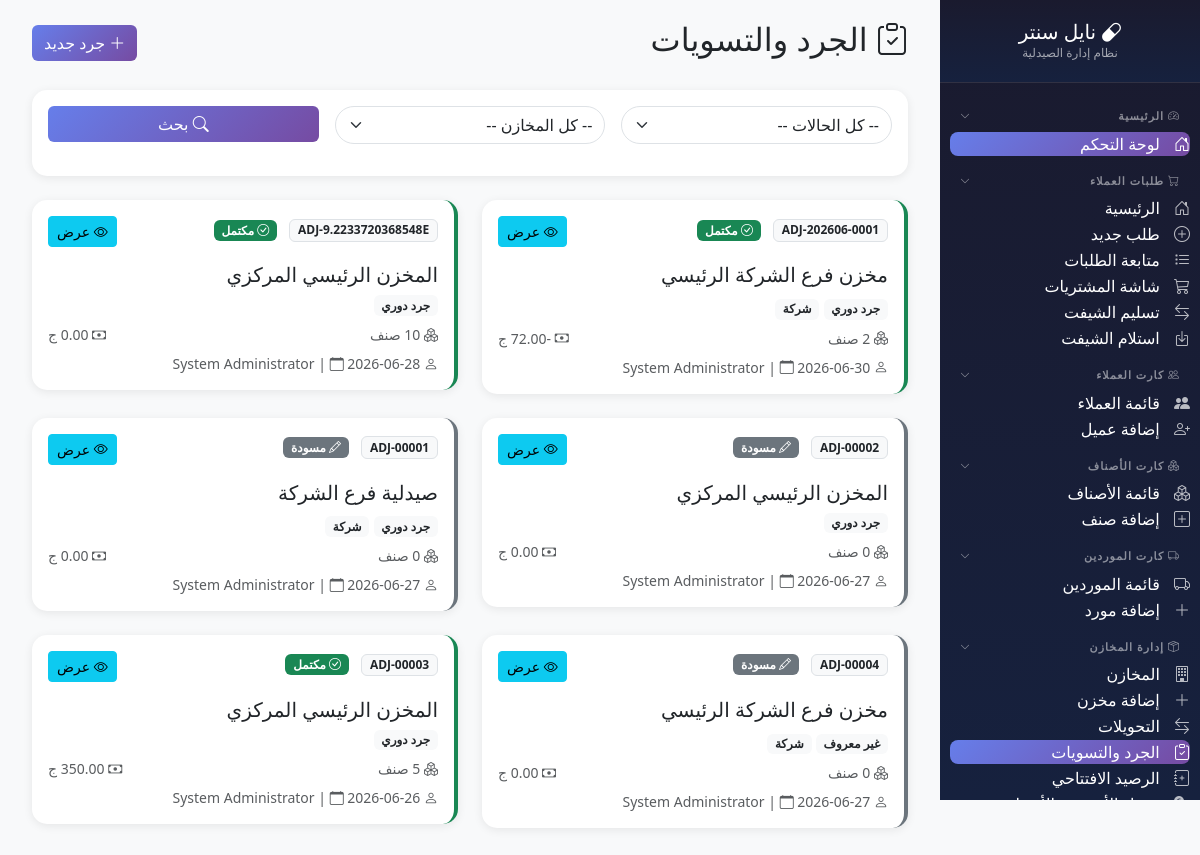
/modules/inventory/adjustments/index.php (signed in), run on an earlier commit of the app's database.
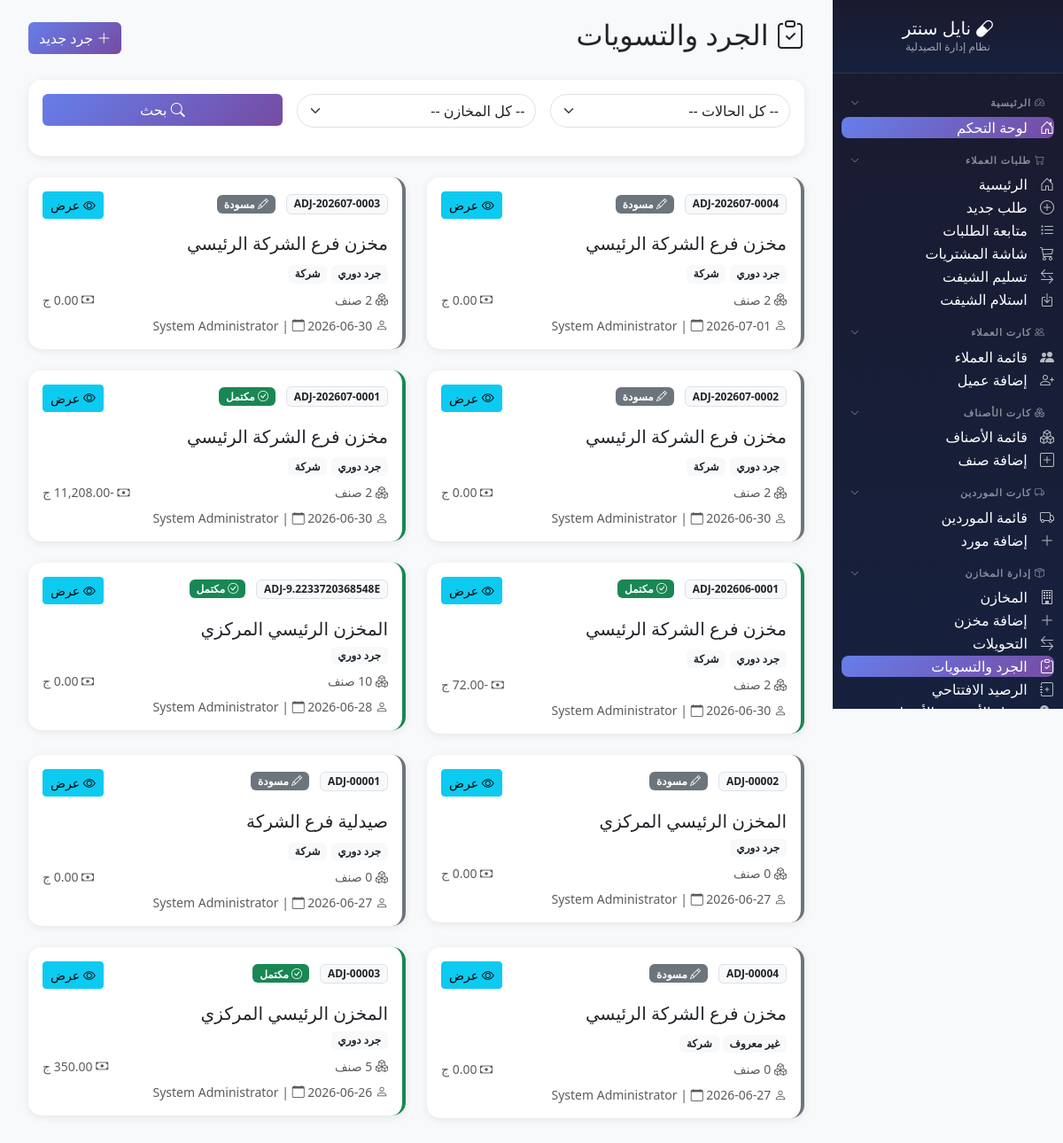
And on a later commit of the database.
### tables this page shows
CREATE TABLE `stock_adjustments` (
  `id` int(11) NOT NULL,
  `adjustment_code` varchar(20) NOT NULL,
  `store_id` int(11) NOT NULL,
  `adjustment_type` enum('periodic') DEFAULT 'periodic',
  `status` enum('draft','counting','completed','cancelled') DEFAULT 'draft',
  `total_items` int(11) DEFAULT 0,
  `counted_items` int(11) DEFAULT 0,
  `total_variance_qty` decimal(12,3) DEFAULT 0.000,
  `total_variance_cost` decimal(12,2) DEFAULT 0.00,
  `counted_by` int(11) DEFAULT NULL,
  `approved_by` int(11) DEFAULT NULL,
  `counted_at` datetime DEFAULT NULL,
  `approved_at` datetime DEFAULT NULL,
  `notes` text DEFAULT NULL,
  `created_at` timestamp NOT NULL DEFAULT current_timestamp()
);

CREATE TABLE `stores` (
  `id` int(11) NOT NULL,
  `store_code` varchar(20) NOT NULL,
  `store_name` varchar(100) NOT NULL,
  `store_type` enum('main','sub') NOT NULL DEFAULT 'sub',
  `store_category` enum('warehouse','pharmacy','expired','damaged','surplus','general') NOT NULL DEFAULT 'general',
  `branch_id` int(11) DEFAULT NULL,
  `parent_store_id` int(11) DEFAULT NULL,
  `is_active` tinyint(1) DEFAULT 1,
  `notes` text DEFAULT NULL,
  `created_by` int(11) DEFAULT NULL,
  `created_at` timestamp NOT NULL DEFAULT current_timestamp(),
  `updated_at` timestamp NOT NULL DEFAULT current_timestamp() ON UPDATE current_timestamp()
);

CREATE TABLE `branches` (
  `id` int(11) NOT NULL,
  `branch_code` varchar(20) NOT NULL,
  `branch_name` varchar(100) NOT NULL,
  `address` varchar(200) DEFAULT NULL,
  `phone` varchar(20) DEFAULT NULL,
  `is_active` tinyint(1) DEFAULT 1,
  `created_at` timestamp NOT NULL DEFAULT current_timestamp()
);

CREATE TABLE `users` (
  `id` int(11) NOT NULL,
  `username` varchar(50) NOT NULL,
  `password` varchar(255) NOT NULL,
  `full_name` varchar(100) NOT NULL,
  `role` enum('admin','pharmacist','purchaser','cashier') DEFAULT 'pharmacist',
  `branch_code` varchar(20) DEFAULT NULL,
  `phone` varchar(20) DEFAULT NULL,
  `is_active` tinyint(1) DEFAULT 1,
  `last_login` datetime DEFAULT NULL,
  `created_at` timestamp NOT NULL DEFAULT current_timestamp(),
  `updated_at` timestamp NOT NULL DEFAULT current_timestamp() ON UPDATE current_timestamp()
);

### modules/inventory/adjustments/index.php (the view, shortened to what the rows shown need)
<?php
$db = getDB();
$page_title = 'الجرد والتسويات';
$page = max(1, intval($_GET['page'] ?? 1));
$per_page = 20;
$offset = ($page - 1) * $per_page;
$where = "WHERE 1=1";
$params = [];
$sql = "SELECT
    a.*,
    s.store_name, s.store_code,
    b.branch_name,
    u1.full_name as counted_by_name,
    u2.full_name as approved_by_name
FROM stock_adjustments a
LEFT JOIN stores s ON a.store_id = s.id
LEFT JOIN branches b ON s.branch_id = b.id
LEFT JOIN users u1 ON a.counted_by = u1.id
LEFT JOIN users u2 ON a.approved_by = u2.id
{$where}
ORDER BY a.created_at DESC
LIMIT {$per_page} OFFSET {$offset}";
$stmt = $db->prepare($sql);
$stmt->execute($params);
$adjustments = $stmt->fetchAll();
$status_labels = [
    'draft' => ['مسودة', 'bg-secondary', 'bi-pencil'],
    'counting' => ['جاري العد', 'bg-warning text-dark', 'bi-clipboard-data'],
    'completed' => ['مكتمل', 'bg-success', 'bi-check-circle'],
    'cancelled' => ['ملغي', 'bg-dark', 'bi-x-octagon']
];
$type_labels = [
    'periodic' => 'جرد دوري',
    'spot' => 'جرد مفاجئ',
    'year_end' => 'جرد نهاية سنة',
    'damage' => 'جرد تالف',
    'expired' => 'جرد هالك'
];
?>
<!DOCTYPE html>
<html lang="ar" dir="rtl">
<head>
    <link href="https://cdn.jsdelivr.net/npm/bootstrap@5.3.2/dist/css/bootstrap.rtl.min.css" rel="stylesheet">
    <link href="https://cdn.jsdelivr.net/npm/bootstrap-icons@1.11.1/font/bootstrap-icons.css" rel="stylesheet">
</head>
<body>
    <div class="main-content">
        <div class="container-fluid">
            <div class="d-flex justify-content-between align-items-center mb-4">
                <h2><i class="bi bi-clipboard-check"></i> <?= $page_title ?></h2>
            </div>
            <div class="row">
                <?php foreach ($adjustments as $adj): ?>
                <?php $status_info = $status_labels[$adj['status']] ?? ['غير معروف', 'bg-secondary', 'bi-question']; ?>
                <div class="col-md-6 mb-4">
                    <div class="card adjustment-card status-<?= $adj['status'] ?>">
                        <div class="card-body">
                            <div class="d-flex justify-content-between align-items-start mb-3">
                                <div>
                                    <span class="badge bg-light text-dark border"><?= htmlspecialchars($adj['adjustment_code']) ?></span>
                                    <span class="badge <?= $status_info[1] ?> ms-2">
                                        <i class="bi <?= $status_info[2] ?>"></i> <?= $status_info[0] ?>
                                    </span>
                                </div>
                                <div>
                                    <a href="view.php?id=<?= $adj['id'] ?>" class="btn btn-sm btn-info">
                                        <i class="bi bi-eye"></i> عرض
                                    </a>
                                </div>
                            </div>
                            <h5 class="card-title"><?= htmlspecialchars($adj['store_name']) ?></h5>
                            <div class="mb-2">
                                <span class="badge bg-light text-dark"><?= $type_labels[$adj['adjustment_type']] ?? 'غير معروف' ?></span>
                                <?php if ($adj['branch_name']): ?>
                                    <span class="badge bg-light text-dark"><?= htmlspecialchars($adj['branch_name']) ?></span>
                                <?php endif; ?>
                            </div>
                            <div class="d-flex justify-content-between text-muted small">
                                <span><i class="bi bi-boxes"></i> <?= $adj['total_items'] ?> صنف</span>
                                <span><i class="bi bi-cash"></i> <?= number_format($adj['total_variance_cost'], 2) ?> ج</span>
                            </div>
                            <div class="mt-2 text-muted small">
                                <i class="bi bi-person"></i> <?= htmlspecialchars($adj['counted_by_name'] ?? 'غير معروف') ?> |
                                <i class="bi bi-calendar"></i> <?= date('Y-m-d', strtotime($adj['created_at'])) ?>
                            </div>
                        </div>
                    </div>
                </div>
                <?php endforeach; ?>
            </div>
        </div>
    </div>
</body>
</html>

What changed in the data, as far as the page shows it:
added stock_adjustments: adjustment_code "ADJ-202607-0004", status "مسودة", store.store_name "مخزن فرع الشركة الرئيسي", adjustment_type "جرد دوري", branches.branch_name "شركة", users.full_name "System Administrator", created_at "2026-07-01"
added stock_adjustments: adjustment_code "ADJ-202607-0003", status "مسودة", store.store_name "مخزن فرع الشركة الرئيسي", adjustment_type "جرد دوري", branches.branch_name "شركة", users.full_name "System Administrator", created_at "2026-06-30"
added stock_adjustments: adjustment_code "ADJ-202607-0002", status "مسودة", store.store_name "مخزن فرع الشركة الرئيسي", adjustment_type "جرد دوري", branches.branch_name "شركة", users.full_name "System Administrator", created_at "2026-06-30"
added stock_adjustments: adjustment_code "ADJ-202607-0001", status "مكتمل", store.store_name "مخزن فرع الشركة الرئيسي", adjustment_type "جرد دوري", branches.branch_name "شركة", users.full_name "System Administrator", created_at "2026-06-30"
